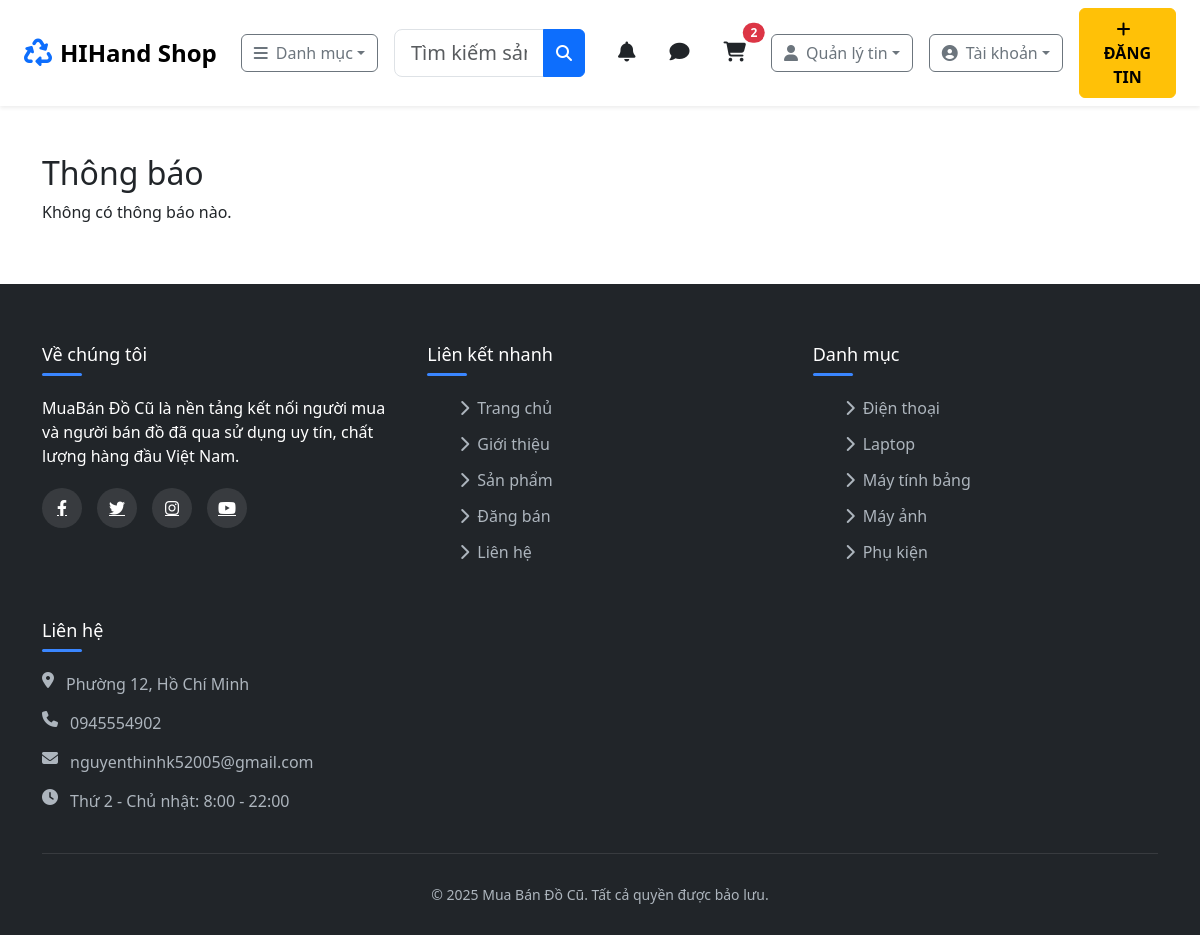
The page /app/View/extra/notifications.php (signed in) on the database as committed earlier.
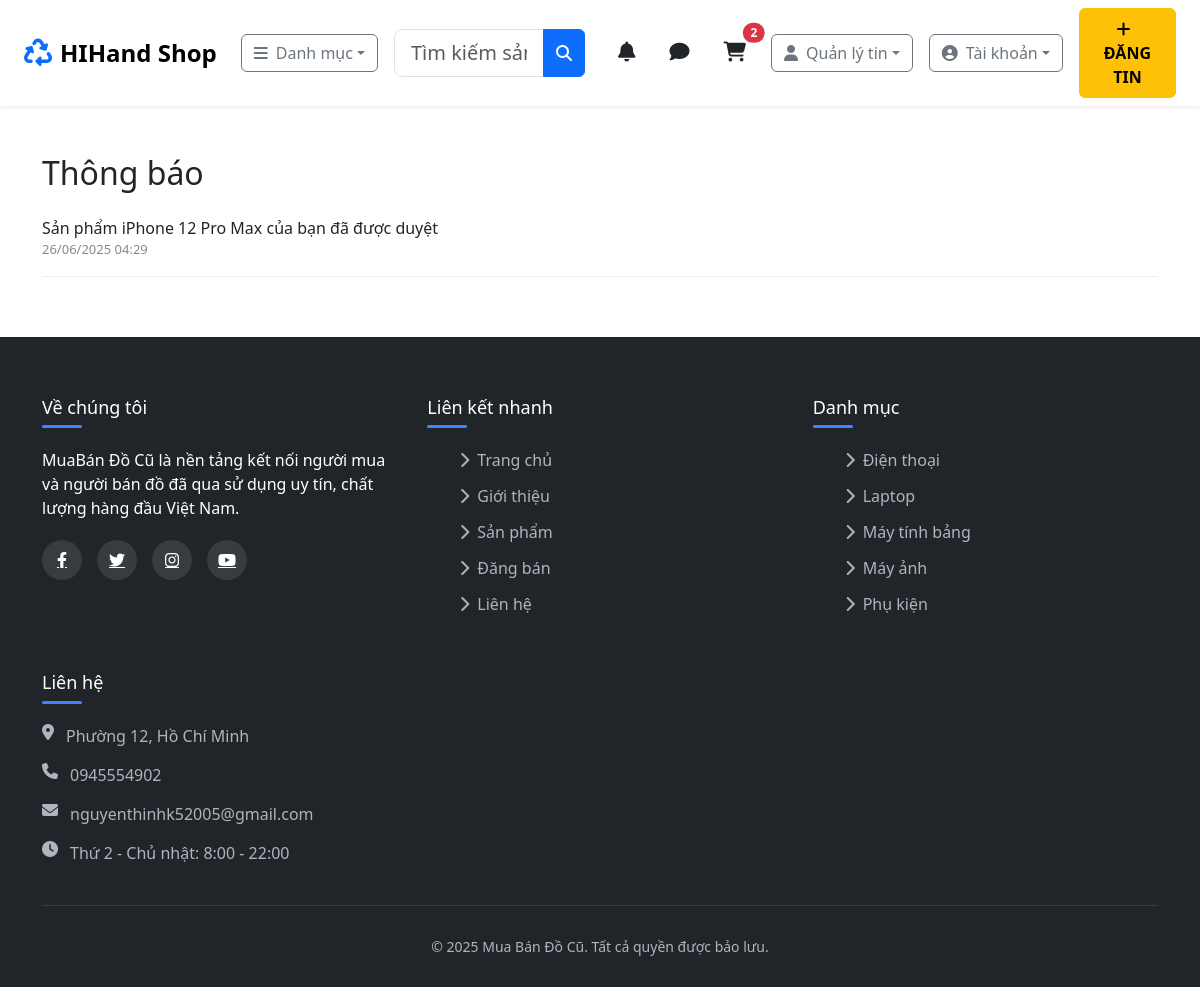
The same page on the database as committed later.
### tables this page shows
CREATE TABLE notifications (
    id INT AUTO_INCREMENT PRIMARY KEY,
    user_id INT NOT NULL,
    message VARCHAR(255) NOT NULL,
    is_read TINYINT(1) DEFAULT 0,
    created_at DATETIME DEFAULT CURRENT_TIMESTAMP,
    FOREIGN KEY (user_id) REFERENCES users(id) ON DELETE CASCADE
);

### app/View/extra/notifications.php (the view, shortened to what this page needs)
<?php
require_once('../../../config/config.php');
include_once __DIR__ . '/../../Components/header/Header.php';
include_once __DIR__ . '/../../Components/footer/Footer.php';
$user_id = $_SESSION['user_id'];
$stmt = $pdo->prepare("SELECT * FROM notifications WHERE user_id = ? ORDER BY created_at DESC");
$stmt->execute([$user_id]);
$notifications = $stmt->fetchAll(PDO::FETCH_ASSOC);
?>
<!DOCTYPE html>
<html lang="vi">
<head>
    <link rel="stylesheet" href="../../../public/assets/css/footer.css">
    <link href="https://cdn.jsdelivr.net/npm/bootstrap@5.3.0/dist/css/bootstrap.min.css" rel="stylesheet">
     <link href="https://cdnjs.cloudflare.com/ajax/libs/font-awesome/6.4.0/css/all.min.css" rel="stylesheet">
</head>
<body>
     <?php
    renderHeader($pdo);
    ?>
<div class="container mt-5">
    <h2>Thông báo</h2>
    <?php if (empty($notifications)): ?>
        <p>Không có thông báo nào.</p>
    <?php else: ?>
        <?php foreach ($notifications as $noti): ?>
            <div class="notification<?php echo !$noti['is_read'] ? ' unread' : ''; ?>">
                <div><?php echo $noti['message']; ?></div>
                <div class="time"><?php echo date('d/m/Y H:i', strtotime($noti['created_at'])); ?></div>
            </div>
        <?php endforeach; ?>
    <?php endif; ?>
</div>
   <?php footer(); ?>
</body>
</html>

### app/Components/header/Header.php (shortened to what this page needs)
<?php
function renderHeader($pdo,$categories = [], $cart_count = 0, $unread_notifications = 0)
{
    $cart_count = 0;
    if (isset($_SESSION['user_id'])) {
        $stmt = $pdo->prepare("
        SELECT SUM(ci.quantity) as total_quantity
        FROM carts c
        JOIN cart_items ci ON c.id = ci.cart_id
        WHERE c.user_id = ?
    ");
        $stmt->execute([$_SESSION['user_id']]);
        $result = $stmt->fetch(PDO::FETCH_ASSOC);
        $cart_count = $result['total_quantity'] ?? 0;
    }
    ?>
<nav class="navbar navbar-expand-lg navbar-light bg-white shadow-sm sticky-top">
    <div class="container-fluid px-4">
        <div class="d-flex align-items-center w-100">
            <a class="navbar-brand d-flex align-items-center me-4" href="/WebMuaBanDoCu/app/View/Home.php"> <i
                    class="fas fa-recycle text-primary me-2" style="font-size: 28px;"></i>
                <h1 class="mb-0 fw-bold text-gradient" style="font-size: 24px;">HIHand Shop</h1>
            </a>
            <div class="dropdown me-3">
                <button class="btn btn-outline-secondary dropdown-toggle d-flex align-items-center" type="button"
                    data-bs-toggle="dropdown">
                    <i class="fas fa-bars me-2"></i>
                    <span>Danh mục</span>
                </button>
            </div>
            <form id="search-form2" class="flex-grow-1 me-4" method="GET" action="/WebMuaBanDoCu/app/View/extra/search.php"
                style="max-width: 500px;">
                <div class="input-group">
                    <input type="text" class="form-control form-control-lg" id="search-input" name="q"
                        placeholder="Tìm kiếm sản phẩm"
                        value="<?php echo isset($_GET['q']) ? htmlspecialchars($_GET['q']) : ''; ?>">
                    <button class="btn btn-primary" type="submit">
                        <i class="fas fa-search"></i>
                    </button>
                </div>
            </form>
            <div class="d-flex align-items-center gap-3">
                <?php if (isset($_SESSION['user_id'])): ?>
                <a href="/WebMuaBanDoCu/app/View/extra/notifications.php" class="btn btn-link text-dark p-2 position-relative"
                    title="Thông báo">
                    <i class="fas fa-bell" style="font-size: 20px;"></i>
                </a>
                <button class="btn btn-link text-dark p-2" title="Tin nhắn">
                    <i class="fas fa-comment" style="font-size: 20px;"></i>
                </button>
                <a href="/WebMuaBanDoCu/app/View/cart/index.php" class="btn btn-link text-dark p-2 position-relative" title="Giỏ hàng">
                    <i class="fas fa-shopping-cart" style="font-size: 20px;"></i>
                    <?php if ($cart_count > 0): ?>
                    <span
                        class="position-absolute top-0 start-100 translate-middle badge rounded-pill bg-danger cart-count">
                        <?php echo $cart_count; ?>
                    </span>
                    <?php endif; ?>
                </a>
                <div class="dropdown">
                    <button class="btn btn-outline-secondary dropdown-toggle d-flex align-items-center" type="button"
                        data-bs-toggle="dropdown">
                        <i class="fas fa-user me-2"></i>
                        <span>Quản lý tin</span>
                    </button>
                </div>
                <div class="dropdown">
                    <button class="btn btn-outline-secondary dropdown-toggle d-flex align-items-center" type="button"
                        data-bs-toggle="dropdown">
                        <i class="fas fa-user-circle me-2"></i>
                        <span>Tài khoản</span>
                    </button>
                </div>
                <a href="/WebMuaBanDoCu/app/View/product/sell.php" class="btn btn-warning fw-bold px-4 py-2">
                    <i class="fas fa-plus me-2"></i>ĐĂNG TIN
                </a>
                <?php endif; ?>
            </div>
        </div>
    </div>
</nav>
<?php
}

### app/Components/footer/Footer.php
<?php
function footer() {
    ?>
    <footer class="footer">
        <div class="container">
            <div class="footer-grid">
                <div class="footer-column">
                    <h3>Về chúng tôi</h3>
                    <p>MuaBán Đồ Cũ là nền tảng kết nối người mua và người bán đồ đã qua sử dụng uy tín, chất lượng hàng đầu Việt Nam.</p>
                    <div class="social-links">
                        <a href="#" class="social-link"><i class="fab fa-facebook-f"></i></a>
                        <a href="#" class="social-link"><i class="fab fa-twitter"></i></a>
                        <a href="#" class="social-link"><i class="fab fa-instagram"></i></a>
                        <a href="#" class="social-link"><i class="fab fa-youtube"></i></a>
                    </div>
                </div>
                <div class="footer-column">
                    <h3>Liên kết nhanh</h3>
                    <ul class="footer-links">
                        <li><a href="TrangChu.php"><i class="fas fa-chevron-right"></i> Trang chủ</a></li>                        <li><a href="#"><i class="fas fa-chevron-right"></i> Giới thiệu</a></li>                        <li><a href="product/products.php"><i class="fas fa-chevron-right"></i> Sản phẩm</a></li>
                        <li><a href="product/sell.php"><i class="fas fa-chevron-right"></i> Đăng bán</a></li>
                        <li><a href="#"><i class="fas fa-chevron-right"></i> Liên hệ</a></li>
                    </ul>
                </div>
                <div class="footer-column">
                    <h3>Danh mục</h3>
                    <ul class="footer-links">
                        <li><a href="#"><i class="fas fa-chevron-right"></i> Điện thoại</a></li>
                        <li><a href="#"><i class="fas fa-chevron-right"></i> Laptop</a></li>
                        <li><a href="#"><i class="fas fa-chevron-right"></i> Máy tính bảng</a></li>
                        <li><a href="#"><i class="fas fa-chevron-right"></i> Máy ảnh</a></li>
                        <li><a href="#"><i class="fas fa-chevron-right"></i> Phụ kiện</a></li>
                    </ul>
                </div>
                <div class="footer-column">
                    <h3>Liên hệ</h3>
                    <div class="contact-info">
                        <div class="contact-item">
                            <i class="fas fa-map-marker-alt"></i>
                            <span>Phường 12, Hồ Chí Minh</span>
                        </div>
                        <div class="contact-item">
                            <i class="fas fa-phone"></i>
                            <span>0945554902</span>
                        </div>
                        <div class="contact-item">
                            <i class="fas fa-envelope"></i>
                            <span>nguyenthinhk52005@gmail.com</span>
                        </div>
                        <div class="contact-item">
                            <i class="fas fa-clock"></i>
                            <span>Thứ 2 - Chủ nhật: 8:00 - 22:00</span>
                        </div>
                    </div>
                </div>
            </div>
            <div class="copyright">
                &copy; 2025 Mua Bán Đồ Cũ. Tất cả quyền được bảo lưu.
            </div>
        </div>    </footer>
    <?php
}

### public/assets/css/footer.css (style rules this page uses)
:root { --dark: #212529; --primary: #3a86ff; }
@media (min-width: 768px) { .footer { padding-right: 0; padding-left: 0; } }
footer { background: var(--dark) !important; color: white !important; padding: 60px 0 30px; margin-top: 60px; }
.footer-grid { display: grid; grid-template-columns: repeat(auto-fit, minmax(250px, 1fr)); gap: 40px; margin-bottom: 40px; }
.footer-column h3 { font-size: 18px; margin-bottom: 20px; position: relative; padding-bottom: 10px; }
.footer-column h3::after { content: ""; position: absolute; bottom: 0; left: 0; width: 40px; height: 3px; background: var(--primary); border-radius: 2px; }
.footer-links { list-style: none; }
.footer-links li { margin-bottom: 12px; }
.footer-links a { color: #adb5bd; text-decoration: none; transition: var(--transition); display: flex; align-items: center; gap: 8px; }
.contact-info { display: flex; flex-direction: column; gap: 15px; }
.contact-item { display: flex; align-items: flex-start; gap: 12px; color: #adb5bd; }
.social-links { display: flex; gap: 15px; margin-top: 20px; }
.social-link { display: flex; align-items: center; justify-content: center; width: 40px; height: 40px; border-radius: 50%; background: rgba(255, 255, 255, 0.1); color: white; transition: var(--transition); }
.copyright { text-align: center; padding-top: 30px; border-top: 1px solid rgba(255, 255, 255, 0.1); color: #adb5bd; font-size: 14px; }

### app/View/extra/notifications.php (style rules this page uses)
.notification { border-bottom: 1px solid #eee; padding: 16px 0; }
.notification .time { color: #888; font-size: 13px; }

Rows that differ between the two databases and show on the page:
added notifications: message "Sản phẩm iPhone 12 Pro Max của bạn đã được duyệt", created_at "26/06/2025 04:29"
Other text that changed with them:
text no longer shown: "Không có thông báo nào."
